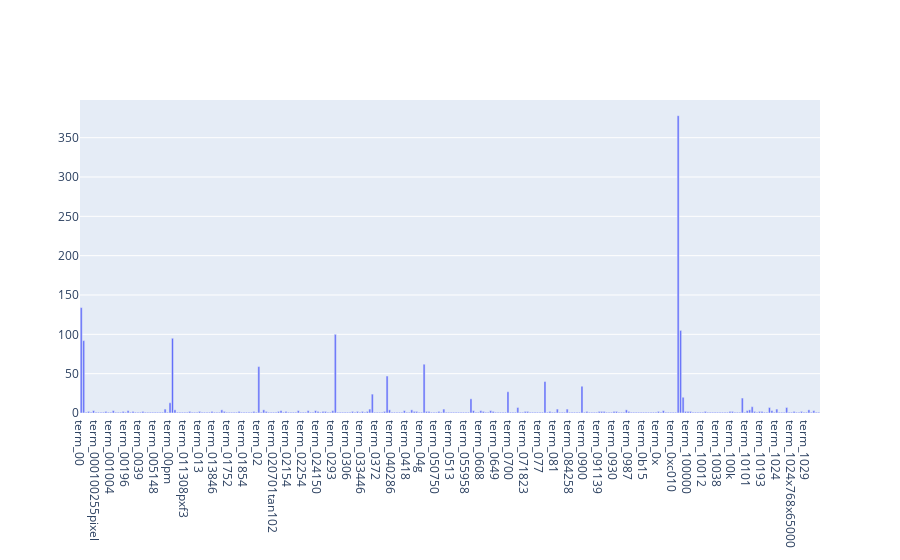

Notebook code for this chart:
### Markdown cell above
### >>> **Exercise 13 (take home):**
If you want a nicer interactive visualization here, I would encourage you try to install and use plotly to achieve this.

### Code cell
# Answer here
import plotly.graph_objects as go
#from plotly.plotly import iplot
import plotly.offline as pyo

# I found one prolbem with ploty, if your x value is number of string like ['1', '2', '3'], the go.Bar plot can't show data.
ploty_x = ["term_"+str(i) for i in count_vect.get_feature_names()[:300]]
ploty_data = [go.Bar(
    x = ploty_x,
    y = term_frequencies[:300]
)]
ploty_fig = go.Figure(data=ploty_data)
#offline.plot(fig)
#pyo.iplot(ploty_data)
ploty_fig

### Figure 1 — Plotly figure (JSON) as saved in the notebook; plotly's stock layout.template omitted (floating-point values rounded to 4 significant figures; data arrays with more than 128 entries replaced by an {"elided": "..."} marker saying what was removed)
{"data": [{"type": "bar", "x": {"elided": "300 str values"}, "y": {"elided": "300 int values"}}], "layout": {"autosize": true, "xaxis": {"autorange": true, "range": [-0.5, 299.5], "type": "category"}, "yaxis": {"autorange": true, "range": [0, 397.9], "type": "linear"}}}
